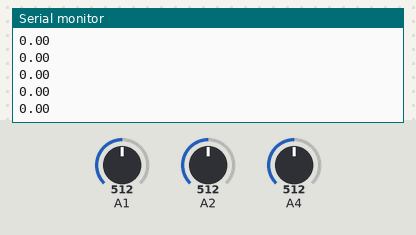
The sketch below on a simulated Arduino Uno, built with avr-gcc and run on an emulated ATmega328P. Shown: the last lines printed to the serial monitor. The inputs (shaded band) are chosen by the test bench; at power-on: A2 = 512, A4 = 512, A1 = 512. WiFi joins after 1.5 s; servers stay silent unless stated.

Above: at 3.0 s.
3.1 s: A2 set to 900
At 3.6 s:
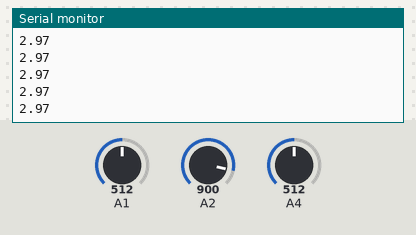
4.6 s: A4 set to 900
At 5.5 s:
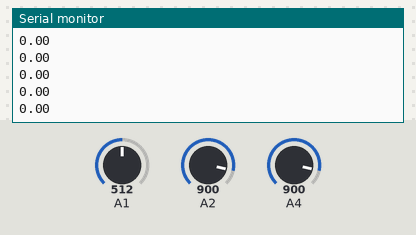
6.1 s: A2 set to 1023
At 7.2 s:
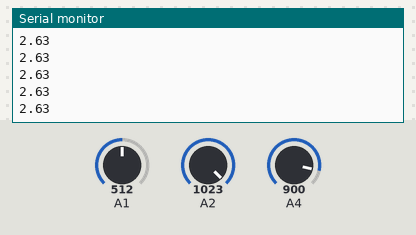
7.6 s: A4 set to 716
At 8.1 s:
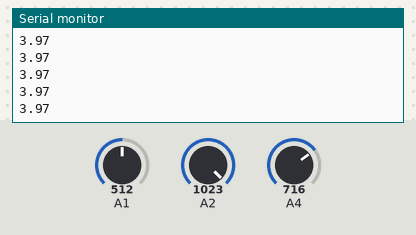
Timing chart, 0 to 10.1 s (numbered marks = the images above; inputs shaded):
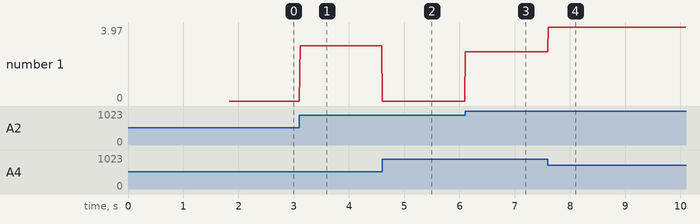

Measured:
- after the input at 3.1 s, the serial monitor: prints a new line at once (image 1)
- after the input at 6.1 s, the serial monitor: prints a new line at once (image 3)
- after the input at 7.6 s, the serial monitor: prints a new line at once (image 4)
- plotted number 1: 0 → 2.97 after the input at 3.1 s, 0 → 2.63 after the input at 6.1 s, 2.63 → 3.97 after the input at 7.6 s

The sketch:

ventWithBlynk2.ino
```cpp
// Blink setup
#define BLYNK_PRINT Serial
#include <SoftwareSerial.h>
SoftwareSerial SwSerial(2, 3); // RX, TX
#include <BlynkSimpleSerialBLE.h>
// You should get Auth Token in the Blynk App.
// Go to the Project Settings (nut icon).
char auth[] = "YourAuthToken";

double pres2 ;
double pres1 ;
double prespa;
double massFlow;
double volume =0;
double volFlow = 0;
//const
double rho = 1.225;
double area_2 = 0.000015904312808798;
double area_1 = 0.00011309733552923;
double dt = 0.001;

float sample[60];
void setup() {
  // put your setup code here, to run once:
  Serial.begin(9600);
  SwSerial.begin(9600);
  Blynk.begin(SwSerial, auth);

  Serial.println("Waiting for connections...");
}
void loop(){
  Blynk.run();
  Serial.println(volFlow);
  double pressure = analogRead(A1);
  Blynk.virtualWrite(V5, pressure);

  for(int i = 0; i<=10; i++){
    mass();
    sample[i] = volFlow ;
    //Serial.println(sample[i]);
  }
  for(int i = 0; i<=10; i++){
   // Serial.println(sample[i]);
   Blynk.virtualWrite(V5, sample[i]);

  }
}

void mass() {

  // put your main code here, to run repeatedly:
  pres1 = analogRead(A4);
  pres1 = pres1 - 743;
  pres2 = analogRead(A2);
  pres2 = pres2 - 743;
  if(pres1<0){
    pres1 = 0 ;
  }
  if(pres2<0){
    pres2 = 0 ;
  }
  /*Serial.print("pres1 ");
  Serial.println(pres1);
  Serial.print(" pres2 ");
  Serial.println(pres2);*/

  prespa = pres2 - pres1;
 // prespa = abs(prespa);
  massFlow = 1000*sqrt((abs(prespa*133.322)*2*rho)/((1/(pow(area_2,2)))-(1/(pow(area_1,2)))));
 volFlow = (massFlow/rho);
 volume = (volFlow*dt) + volume;
 dt=0.001;
 //delay(1);
  //Serial.print(" volume ");
 // Serial.println(volume);
  }
```
